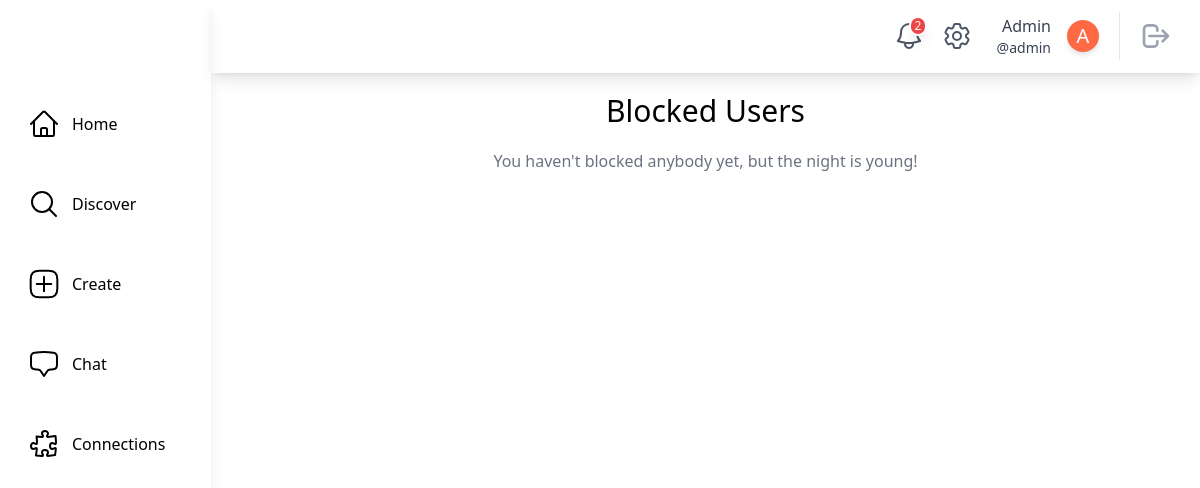
Screenshot of /blocked-users/ (signed in) with the database file from the repository.
### main/models.py (models this page shows, shortened)
class SocialUser(AbstractUser):
    class Pronouns(models.IntegerChoices):
        SHE = 1, _("She/Her")
        HE = 2, _("He/Him")
        THEY = 3, _("They/Them")
        OTHER = 4, _("Other/Prefer Not To Say")
    username = models.CharField(max_length=30, unique=True)
    email = models.EmailField(unique=True, default="@nyu.edu")
    full_name = models.CharField(max_length=50, default="")
    pronouns = models.IntegerField(default=Pronouns.OTHER, choices=Pronouns.choices)
    date_of_birth = models.DateField(null=True, validators=[validate_age])
    major = models.CharField(max_length=100, default="undeclared")
    tags = models.ManyToManyField(InterestTag, related_name="tags")
    profile_picture = models.ImageField(
        upload_to="profile_pics/", null=True, blank=True
    )
    timestamp = models.DateTimeField("timestamp", default=timezone.now)  # joined

### main/views.py (the view)
@method_decorator(login_required, name="dispatch")
class BlockedUsersPageView(DetailView):
    model = SocialUser
    template_name = "main/blocked_users.html"
    def get_object(self, queryset=None):
        return None
    def get_context_data(self, **kwargs):
        context = super().get_context_data(**kwargs)
        current_user = self.request.user
        blocked_users = Block.objects.filter(blocker=current_user)
        context["blocked_users"] = blocked_users
        return context

### main/models.py (called while the page is built)
    @classmethod
    def count_unread_notifications(cls, user):
        return (
            cls.objects.filter(models.Q(recipient_user=user, is_read=False))
            .all()
            .order_by("-timestamp")
            .count()
        )

### theme/templatetags/theme_customfilters.py (called while the page is built)
@register.filter
def count_unread_notifications(user):
    return Notification.count_unread_notifications(user)

### main/templates/main/blocked_users.html (shortened to what this page needs)
{% extends "base.html" %}
{% block content %}
    <div class="m-20 mt-5 overflow-y-auto">
        <h1 class="text-3xl mb-5 text-center">Blocked Users</h1>
        {% if blocked_users %}
            {% for blocked_user in blocked_users %}
                {% include "main/blocked_user_card.html" with blocked_user=blocked_user %}
            {% endfor %}
        {% else %}
            <p class="text-center text-gray-500">You haven't blocked anybody yet, but the night is young!</p>
        {% endif %}
    </div>
{% endblock content %}

### theme/templates/base.html (shortened to what this page needs)
{% load static tailwind_tags %}
{% load theme_customfilters %}
<!DOCTYPE html>
<html lang="en">
    <head>
        {% tailwind_css %}
    </head>
    <body class="flex bg-white min-h-screen">
        {% if user.is_authenticated %}
            <div class="h-screen w-full bg-white relative flex overflow-hidden">
                <aside class="h-full shadow-lg w-64 flex flex-col space-y-10 items-start relative bg-white text-black">
                    <div class="h-16 flex items-center w-full">
                    </div>
                    <a href="{% url 'main:home' %}"
                       class="flex items-center ml-6 p-1 rounded hover:bg-gray-100 focus:bg-gray-100 transition duration-200 transform hover:scale-110">
                        <span class="ml-3">Home</span>
                    </a>
                    <a href="{% url 'main:discover' %}"
                       class="flex items-center ml-6 p-1 rounded hover:bg-gray-100 focus:bg-gray-100 transition duration-200 transform hover:scale-110">
                        <svg xmlns="http://www.w3.org/2000/svg"
                             fill="none"
                             viewBox="0 0 24 24"
                             stroke-width="1.5"
                             stroke="currentColor"
                             class="w-8 h-8">
                            <path stroke-linecap="round" stroke-linejoin="round" d="M21 21l-5.197-5.197m0 0A7.5 7.5 0 105.196 5.196a7.5 7.5 0 0010.607 10.607z" />
                        </svg>
                        <span class="ml-3">Discover</span>
                    </a>
                    <a href="{% url 'posts:create_post' %}"
                       class="flex items-center ml-6 p-1 rounded hover:bg-gray-100 focus:bg-gray-100 transition duration-200 transform hover:scale-110">
                        <span class="ml-3">Create</span>
                    </a>
                    <a href="{% url 'chat:chat_room_list' %}"
                       class="flex items-center ml-6 p-1 rounded hover:bg-gray-100 focus:bg-gray-100 transition duration-200 transform hover:scale-110">
                        <span class="ml-3">Chat</span>
                    </a>
                    <a href="{% url 'main:connections' user.username %}"
                       class="flex items-center ml-6 p-1 rounded hover:bg-gray-100 focus:bg-gray-100 transition duration-200 transform hover:scale-110">
                        <span class="ml-3">Connections</span>
                    </a>
                </aside>
                <div class="w-full h-full flex flex-col justify-between">
                    <header class="h-20 w-full flex items-center relative justify-end px-5 shadow-lg">
                        <a href="{% url 'main:notifications' user.username %}"
                           class="relative p-2 text-gray-600 hover:bg-gray-100 hover:text-gray-600 focus:bg-gray-100 focus:text-gray-600 rounded-full">
                           <span class="absolute top-1 left-6 text-xs bg-red-500 text-white font-medium px-1 shadow-lg rounded-full border-2 border-white">
                               {% if user|count_unread_notifications > 0 %}
                                {{ user|count_unread_notifications }}
                               {% endif %}
                           </span>
                        </a>
                            <a href="{% url 'main:settings' user.username %}"
                            class="relative p-2 text-gray-600 hover:bg-gray-100 hover:text-gray-600 focus:bg-gray-100 focus:text-gray-600 rounded-full">
                        </a>
                        <a href="{% url 'main:profile_page' user.username %}"
                           class="rounded hover:bg-gray-100 hover:text-gray-600 focus:bg-gray-100 focus:text-gray-600 px-2 ml-2">
                            <div class="flex flex-shrink-0 items-center space-x-4 text-gray-700">
                                <div class="flex flex-col items-end ">
                                    <div class="text-md font-medium ">{{ user.full_name|capfirst }}</div>
                                    <div class="text-sm font-regular">@{{ user.username }}</div>
                                </div>
                                <div class="rounded-full h-8 w-8 bg-[#ff6a45] flex items-center justify-center shadow-md border-white transition duration-200 transform hover:scale-110">
                                    {% if user.profile_picture %}
                                        {% comment %} Profile Picture with same shape {% endcomment %}
                                    {% else %}
                                            <span class="text-white text-xl">{{ user.full_name|first|capfirst }}</span>
                                    {% endif %}
                                </div>
                            </div>
                        </a>
                        <div class="border-l pl-3 ml-3 space-x-1">
                            <button class="relative p-2 text-gray-400 hover:bg-gray-100 hover:text-gray-600 focus:bg-gray-100 focus:text-gray-600 rounded-full">
                                <a href="{% url 'main:logout' %}">
                                    <svg aria-hidden="true"
                                         fill="none"
                                         viewBox="0 0 24 24"
                                         stroke="currentColor"
                                         class="h-8 w-8">
                                        <path stroke-linecap="round" stroke-linejoin="round" stroke-width="2" d="M17 16l4-4m0 0l-4-4m4 4H7m6 4v1a3 3 0 01-3 3H6a3 3 0 01-3-3V7a3 3 0 013-3h4a3 3 0 013 3v1" />
                                    </svg>
                                </a>
                            </button>
                        </div>
                    </header>
                    <main class="max-w-full h-full flex flex-col relative overflow-auto">
                        {% block content %}
                        {% endblock content %}
                    </main>
                </div>
            </div>
        {% endif %}
    </body>
</html>

### rows the page displays
SocialUser: id "2", full_name "Admin", username "admin", full_name|first "A"
